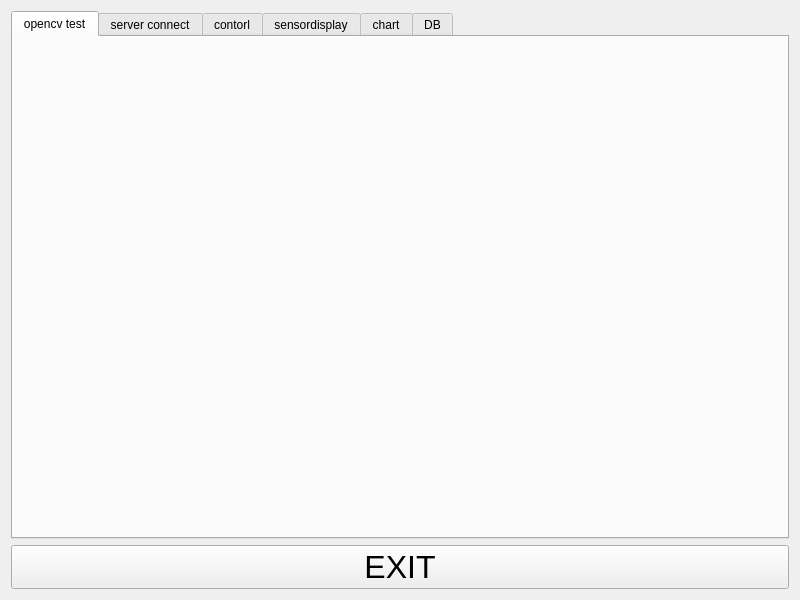
<?xml version="1.0" encoding="UTF-8"?>
<ui version="4.0">
 <class>MainWidget</class>
 <widget class="QWidget" name="MainWidget">
  <property name="geometry">
   <rect>
    <x>0</x>
    <y>0</y>
    <width>800</width>
    <height>600</height>
   </rect>
  </property>
  <property name="windowTitle">
   <string>MainWidget</string>
  </property>
  <layout class="QVBoxLayout" name="verticalLayout">
   <item>
    <widget class="QTabWidget" name="tabWidget">
     <property name="currentIndex">
      <number>0</number>
     </property>
     <widget class="QWidget" name="pTab1">
      <attribute name="title">
       <string>opencv test</string>
      </attribute>
     </widget>
     <widget class="QWidget" name="pTab2">
      <attribute name="title">
       <string>server connect</string>
      </attribute>
     </widget>
     <widget class="QWidget" name="pTab3">
      <attribute name="title">
       <string>contorl</string>
      </attribute>
     </widget>
     <widget class="QWidget" name="pTab4">
      <attribute name="title">
       <string>sensordisplay</string>
      </attribute>
     </widget>
     <widget class="QWidget" name="pTab5">
      <attribute name="title">
       <string>chart</string>
      </attribute>
     </widget>
     <widget class="QWidget" name="pTab6">
      <attribute name="title">
       <string>DB</string>
      </attribute>
     </widget>
    </widget>
   </item>
   <item>
    <widget class="QPushButton" name="pPB_EXIT">
     <property name="font">
      <font>
       <pointsize>24</pointsize>
      </font>
     </property>
     <property name="text">
      <string>EXIT</string>
     </property>
    </widget>
   </item>
  </layout>
 </widget>
 <resources/>
 <connections/>
</ui>
